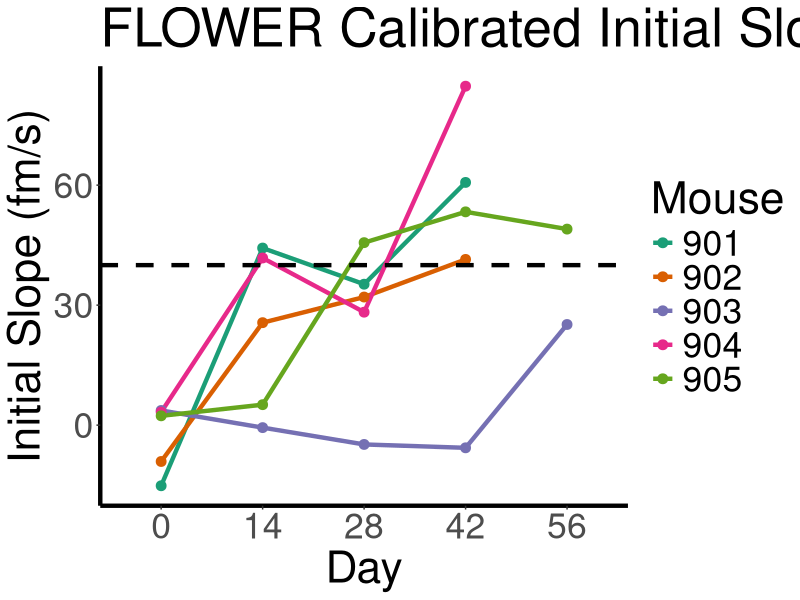
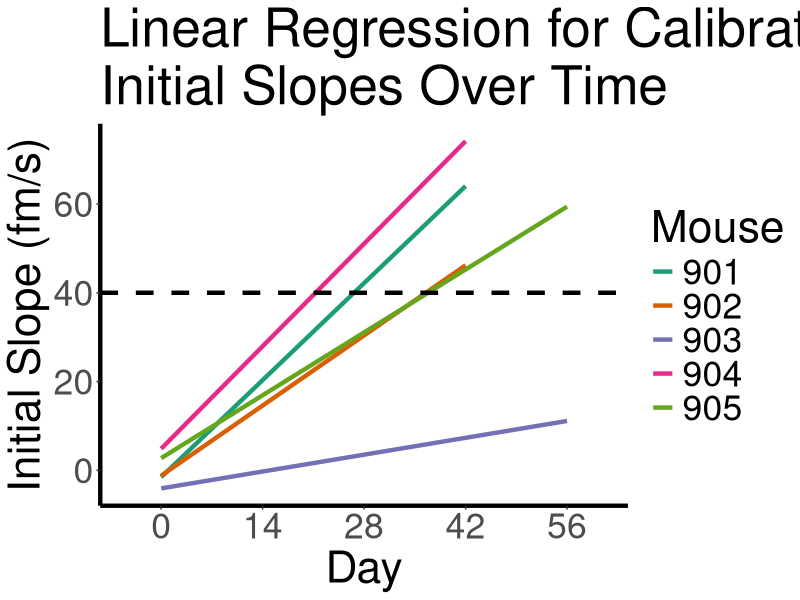

These figures' R source, in order:
library(ggplot2)
library(RColorBrewer)

setwd('path/to/data')

initial_slopes <- read.csv('flower_calibrated_initial_slopes.csv')
colnames(initial_slopes)[1] <- 'mouse'
initial_slopes$mouse <- factor(initial_slopes$mouse)
initial_slopes$day <- factor(initial_slopes$day)

svg('Figure_4A.svg', width=12, height=12)
ggplot(initial_slopes, aes(x=day, y=initial_slopes, group=mouse, colour=mouse)) +
  geom_line(size=1.5) +
  geom_point(size=3) +
  geom_hline(yintercept=40, linetype='dashed', size=1.5) +
  theme(panel.grid.major=element_blank(),
        panel.grid.minor=element_blank(),
        panel.background=element_blank(),
        axis.line=element_line(colour='black', size=1.5),
        text=element_text(size=32)) +
  labs(title='FLOWER Calibrated Initial Slopes Over Time',
       x='Day',
       y='Initial Slope (fm/s)',
       colour='Mouse') +
  scale_color_manual(values=brewer.pal(5, 'Dark2'))
dev.off()

svg('Figure_4B.svg', width=12, height=12)
ggplot(initial_slopes, aes(x=day, y=initial_slopes, group=mouse, colour=mouse)) +
  geom_smooth(method='lm', aes(color=mouse), se=FALSE, size=1.5) +
  geom_hline(yintercept=40, linetype='dashed', size=1.5) +
  theme(panel.grid.major=element_blank(),
        panel.grid.minor=element_blank(),
        panel.background=element_blank(),
        axis.line=element_line(colour='black', size=1.5),
        text=element_text(size=32)) +
  labs(title='Linear Regression for Calibrated \nInitial Slopes Over Time',
       x='Day',
       y='Initial Slope (fm/s)',
       colour='Mouse') +
  scale_color_manual(values=brewer.pal(5, 'Dark2'))
dev.off()
